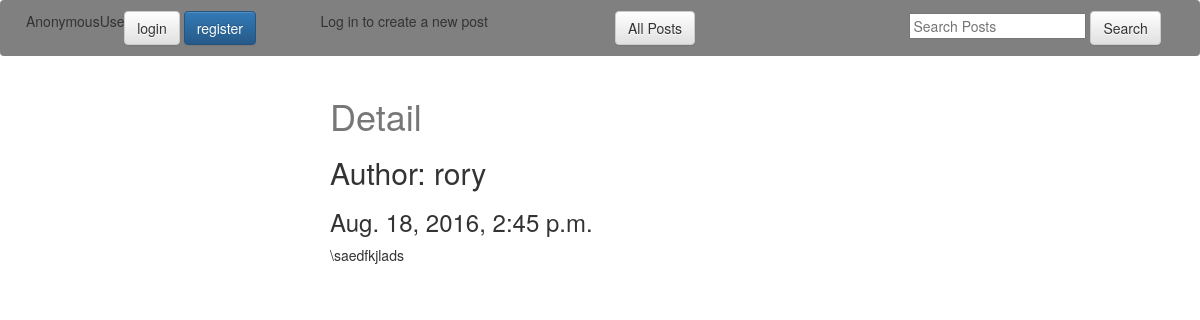
The app's page /face-1/ with its own data.
### posts/models.py (models this page shows, shortened)
class Post(models.Model):
    user = models.ForeignKey(settings.AUTH_USER_MODEL, default=1)
    title = models.CharField(max_length=120)
    slug = models.SlugField(unique=True)
    image = models.ImageField(
            upload_to=upload_location,
            null=True,
            blank=True,
            width_field="width_field",
            height_field="height_field")
    height_field = models.IntegerField(default=0)
    width_field = models.IntegerField(default=0)
    content = models.TextField()
    draft = models.BooleanField(default=False)
    updated = models.DateTimeField(auto_now=True, auto_now_add=False)
    timestamp = models.DateTimeField(auto_now=False, auto_now_add=True)
    objects = PostManager()
    class Meta:
        ordering = ["-timestamp", "-updated"]

### posts/views.py (the view)
# urls.py: url(r'^(?P<slug>[\w-]+)/$', post_detail, name='detail'),
def post_detail(request, slug):
    instance = get_object_or_404(Post, slug=slug)
    if instance.draft:
        if not request.user.is_authenticated():
            raise Http404
    context = {
        "title": "Detail",
        "instance": instance,
    }
    return render(request, "post_detail.html", context)

### templates/post_detail.html (shortened to what this page needs)
{% extends "base.html" %}
{% block content %}
  <div class="col-sm-6 col-sm-offset-3">
    <h1>{{ title }}
    </h1>
    <h2>Author: {{ instance.user }}</h2>
    <h3>{{ instance.timestamp }}</h3>
    {{ instance.content }}<br/>
  </div>
{% endblock content %}

### static/css/base.css (style rules this page uses)
h1 { color: #777777; }

### records on screen
Post: user "rory", timestamp "Aug. 18, 2016, 2:45 p.m.", content "\\saedfkjlads"

### other values on screen
{{ user }} "AnonymousUser"
{{ title }} "Detail"
